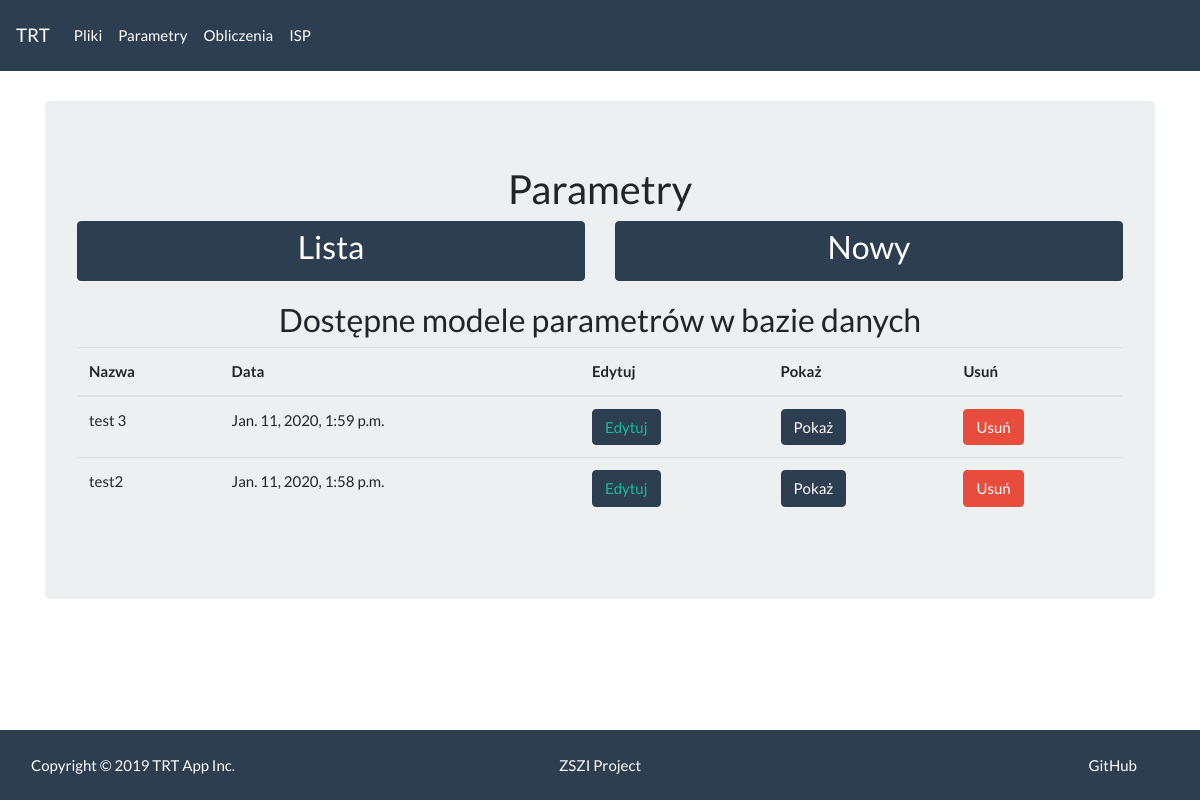
The app's page /trt/parameters_list, older data.
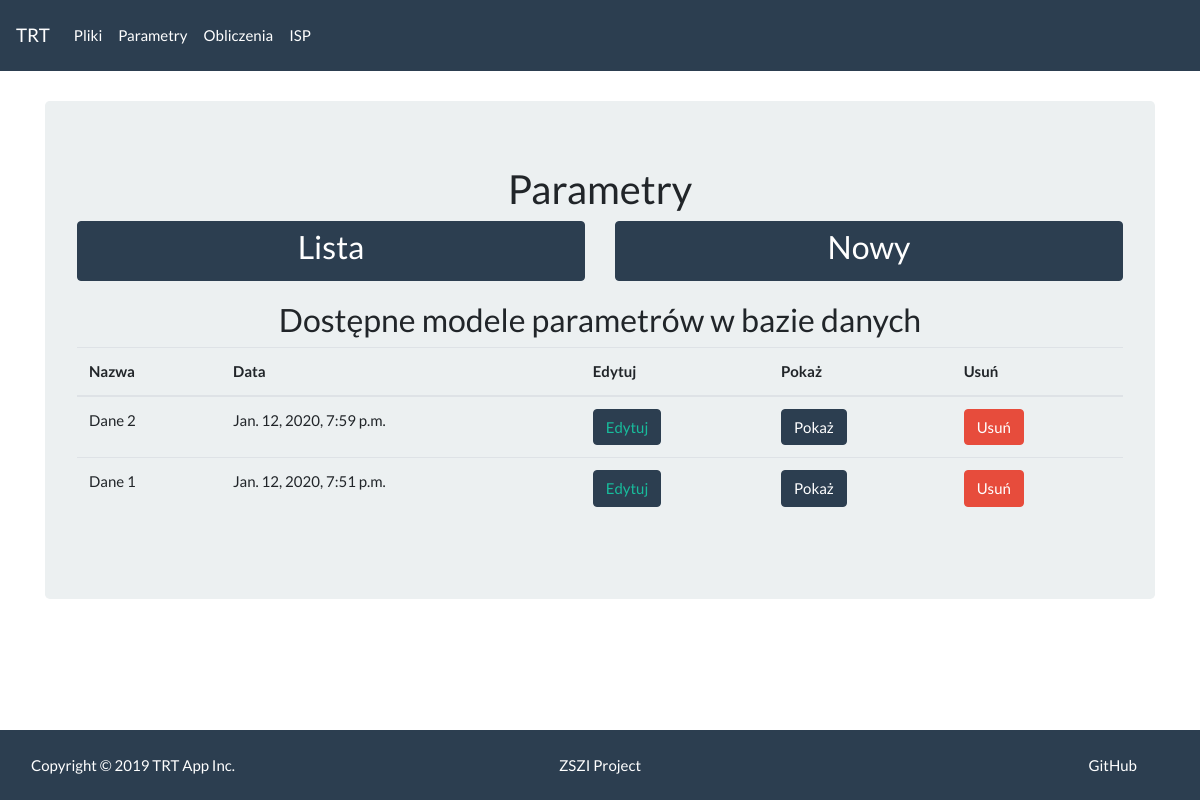
The same page, newer data.
### main/models.py (models this page shows, shortened)
class ParametersModel(models.Model):
    model_name = models.CharField(max_length=250)
    model_desc = models.TextField(max_length=2000, default='')
    chosen_file = models.CharField(max_length=100)
    qv = models.FloatField(blank=True, null=True)
    q = models.FloatField(blank=True, null=True)
    v = models.FloatField(blank=True, null=True)
    cp_m = models.FloatField()
    ro_m = models.FloatField()
    mi_m = models.FloatField(blank=True, null=True)
    lam_m = models.FloatField(blank=True, null=True)
    cp = models.FloatField()
    ro = models.FloatField()
    alfa = models.FloatField(blank=True, null=True)
    T_g = models.FloatField(blank=True, null=True)
    H = models.FloatField()
    D_b = models.FloatField()
    d_out = models.FloatField(blank=True, null=True)
    d_inn = models.FloatField(blank=True, null=True)
    r_g = models.FloatField(blank=True, null=True)
    created_date = models.DateTimeField(
        auto_now_add=True)

### main/views.py (the view)
# urls.py: path('trt/parameters_list', views.parameters_list_view, name='parameters_list'),
def parameters_list_view(request):
    parameters_models = ParametersModel.objects.all().order_by('-created_date')
    return render(request, 'main/parameters_list.html', {
        'models': parameters_models, })

### main/templates/main/parameters_list.html (shortened to what this page needs)
{% extends "main/parameters_wrapper.html" %}
{% block parameters %}
<h3 class="text-center">Dostępne modele parametrów w bazie danych</h3>
<table class="table table-hover">
  <thead>
    <tr class="table">
      <th>Nazwa</th>
      <th>Data</th>
      <th>Edytuj</th>
      <th>Pokaż</th>
      <th>Usuń</th>
    </tr>
  </thead>
  <tbody>
    {% for model in models %}
    <tr class="table">
      <td>{{ model.model_name }}</td>
      <td> {{ model.created_date }}</td>
      <td>
        <a href="{% url 'main:parameters_edit' model.pk %}">
          <button class="btn btn-primary bt-sm" data-toggle="tooltip" data-placement="top"
            title="Edytuj wartości modelu">Edytuj</a>
      </td>
      <td>
        <form action="{% url 'main:parameters_show' model.pk %}" method="post">
          <button type="submit" class="btn btn-primary bt-sm" data-toggle="tooltip" data-placement="top"
            title="Pokaż wartości">Pokaż</a>
        </form>
      </td>
      <td>
        <form action="{% url 'main:delete_parameters_model' model.pk %}" method="post">
          <button type="submit" class="btn btn-danger bt-sm" data-toggle="tooltip" data-placement="top"
            title="Usuń model z serwera">Usuń</button>
        </form>
      </td>
    </tr>
    {% endfor %}
  </tbody>
</table>
{% endblock %}

Row changes from the older to the newer data that the page shows:
removed ParametersModel: model_name "test 3", created_date "Jan. 11, 2020, 1:59 p.m."
removed ParametersModel: model_name "test2", created_date "Jan. 11, 2020, 1:58 p.m."
added ParametersModel: model_name "Dane 2", created_date "Jan. 12, 2020, 7:59 p.m."
added ParametersModel: model_name "Dane 1", created_date "Jan. 12, 2020, 7:51 p.m."
